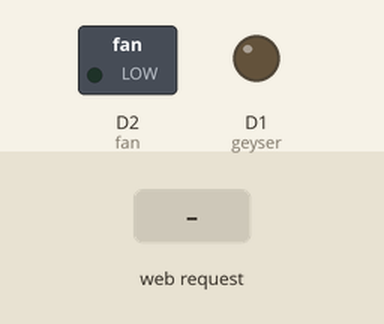
The sketch below on a simulated ESP8266 (NodeMCU). Shown: switched loads named in the sketch (green lamp = pin HIGH), output pins drawn as LEDs (lit = HIGH). Inputs (shaded band) come from the test bench. WiFi joins after 1.5 s; servers stay silent unless stated; what the sketch prints to the serial monitor is not drawn.

Above: at 2.7 s.
2.8 s: HTTP request GET /gon received
At 3.6 s:
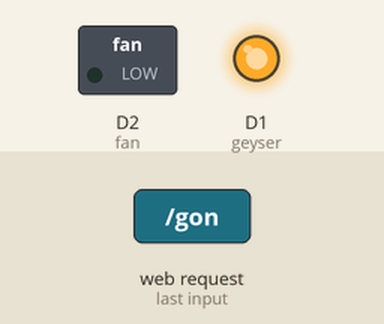
4.3 s: HTTP request GET /fon received
At 4.8 s:
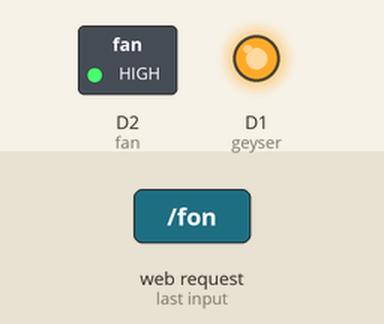
5.8 s: HTTP request GET /goff received
At 7.1 s:
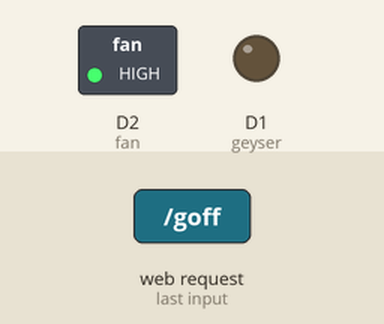
Timing chart, 0 to 8.8 s (numbered marks = the images above; inputs shaded):
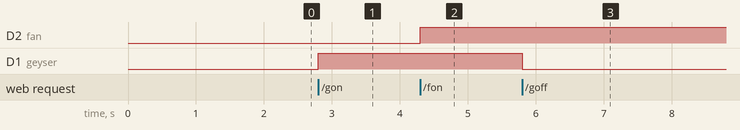

Measured:
- after the input at 2.8 s, D1 (geyser): LOW → HIGH at once
- after the input at 4.3 s, D2 (fan): LOW → HIGH at once
- after the input at 5.8 s, D1 (geyser): HIGH → LOW at once

The sketch:

Homeautomation_android.ino
```cpp
#include <ESP8266WiFi.h>
WiFiClient client;
WiFiServer server(80);
const char* ssid = "TECHNOLOGICS- Embedded IoT";
const char* password = "l0($kR#!u@oP8)#@$Fy#2!PK0";
String  command = ""; // Command received from Android device

// Set Relay Pins
int geyser = D1;
int fan = D2;

void setup()
{
  Serial.begin(115200);

  pinMode(geyser, OUTPUT);
  pinMode(fan, OUTPUT);

  digitalWrite(geyser, LOW);
  digitalWrite(fan, LOW);

  connectWiFi();
  server.begin();
}

void loop()
{
  client = server.available();
  if (!client) return;
  command = checkClient ();
  Serial.println(command);

  if (command == "gon"  )        {
    digitalWrite(geyser, 1);
    Serial.println("geyser is ON");
  }
  else if (command == "goff" )     {
    digitalWrite(geyser, 0);
    Serial.println("geyser is OFF");
  }
  else if (command == "fon"  )     {
    digitalWrite(fan, 1);
    Serial.println("FAN is ON");
  }
  else if (command == "foff" )   {
    digitalWrite(fan, 0);
    Serial.println("FAN is OFF");
  }
  sendBackEcho(command); // send command echo back to android device
  command = "";
}

/* connecting WiFi */
void connectWiFi()
{
  Serial.println("Connecting to WIFI");
  WiFi.begin(ssid, password);
  while ((!(WiFi.status() == WL_CONNECTED)))
  {
    delay(300);
    Serial.print("..");
  }
  Serial.println("");
  Serial.println("WiFi connected");
  Serial.println("NodeMCU Local IP is : ");
  Serial.print((WiFi.localIP()));
}

/* check command received from Android Device */
String checkClient (void)
{
  while (!client.available()) delay(1);
  String request = client.readStringUntil('\r');
  Serial.println(request);
  request.remove(0, 5);
  request.remove(request.length() - 9, 9);
  return request;
}

/* send command echo back to android device */
void sendBackEcho(String echo)
{
  client.println("HTTP/1.1 200 OK ");
  client.println("Content-Type: text/html");
  client.println("");
  client.println("<!DOCTYPE HTML>");
  client.println("<html>");
  client.println(echo);
  client.println("</html>");
  client.stop();
  delay(1);
}
```
